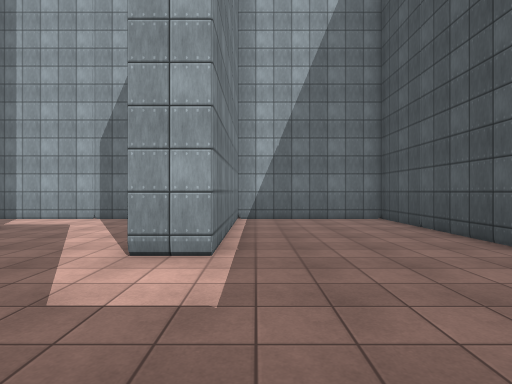
view 1 (above)

17 first-person views from a walk through a 3-D level made in the Unity game engine. The camera is 1.5 m above the floor, looks level and sees 80° across. The floor is counted in squares, 2 m on a side. Each view is taken from the middle of a square. On the plan, view 1 faces up. The plan holds only what a view shows up to about 10 squares ahead; the rest is blank. The place goes on beyond the plan. The player is left out. Surface patterns are stand-ins for the level's own textures.

view 2
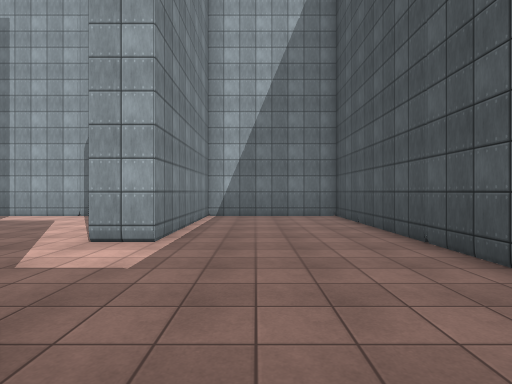

view 3
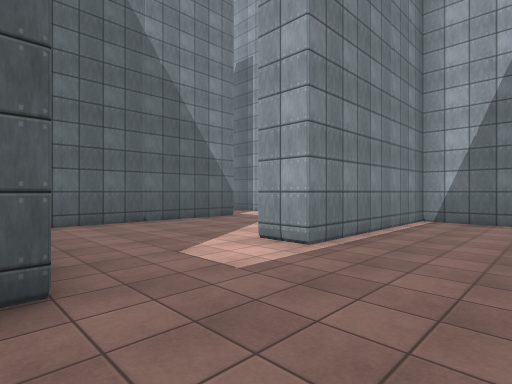

view 4
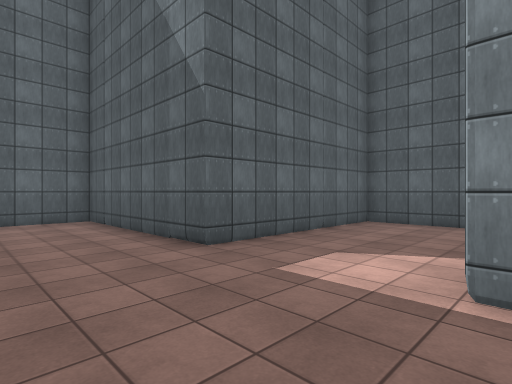

view 5
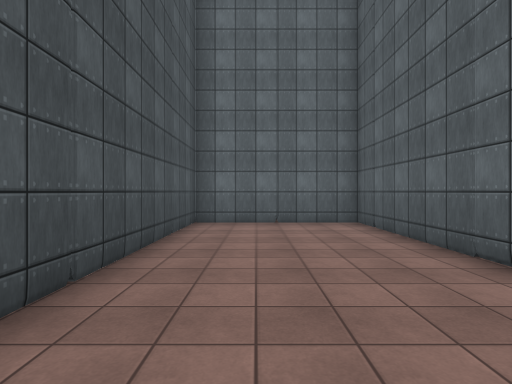

view 6
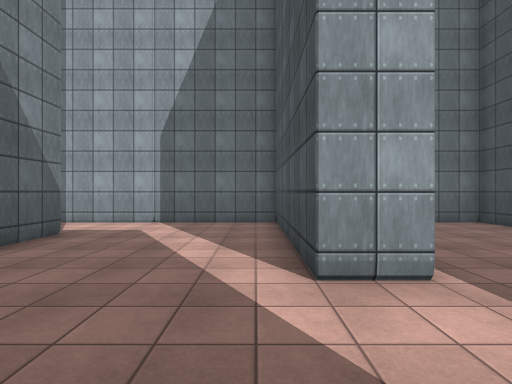

view 7
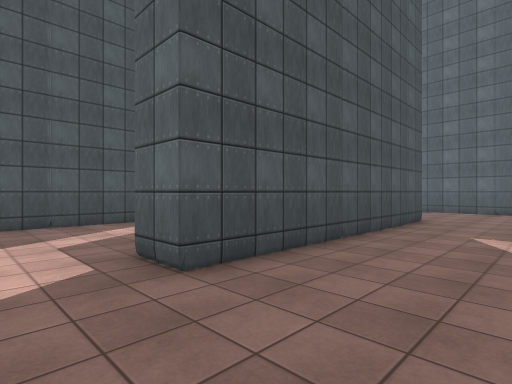

view 8
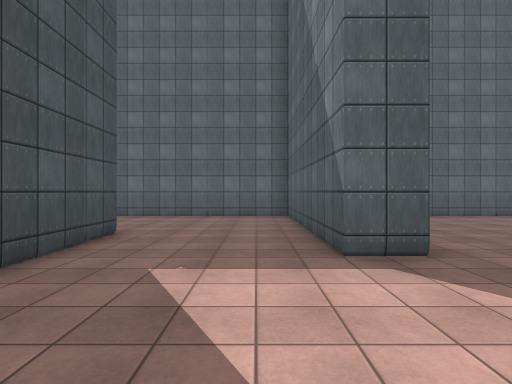

view 9
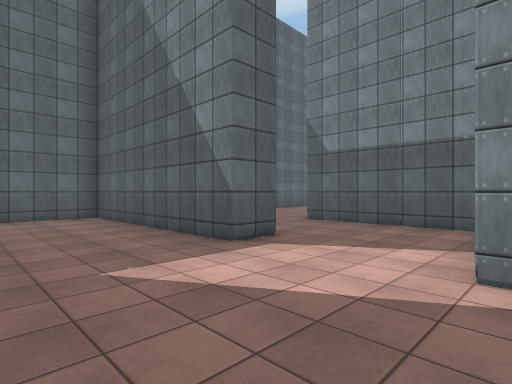

view 10
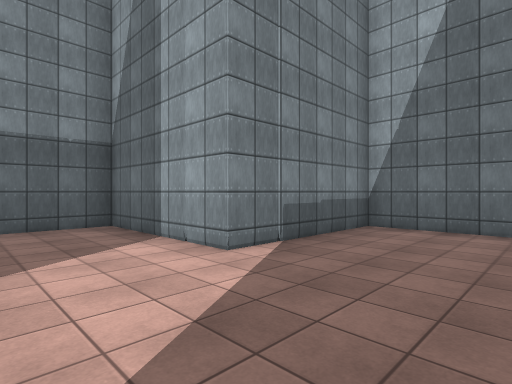

view 11
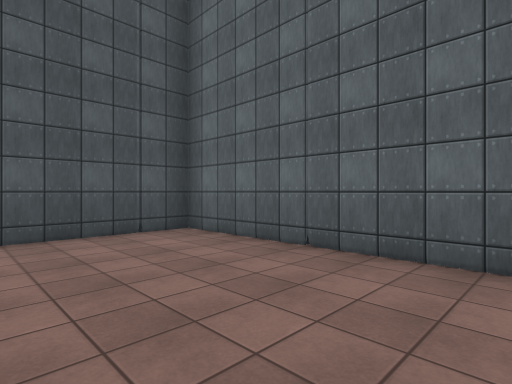

view 12
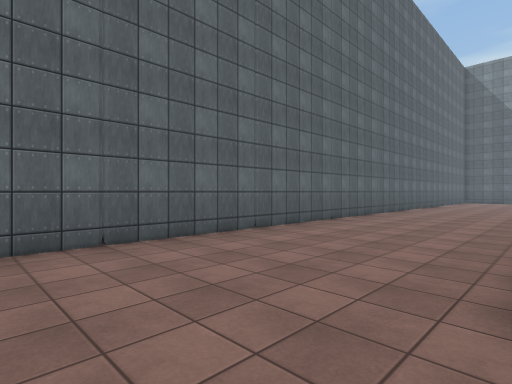

view 13
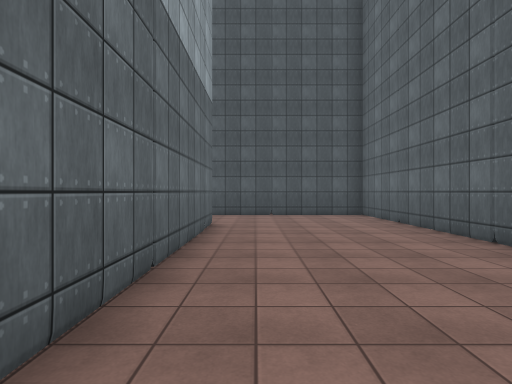

view 14
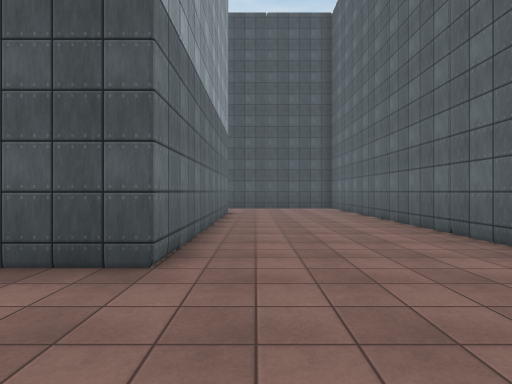

view 15
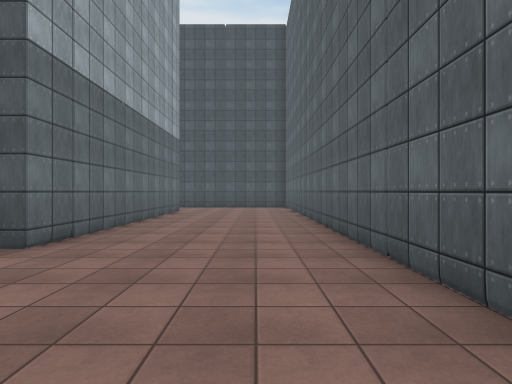

view 16
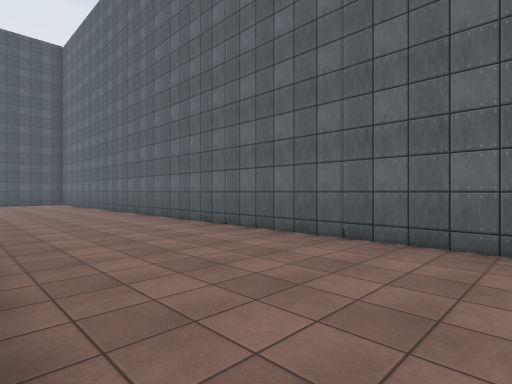

view 17
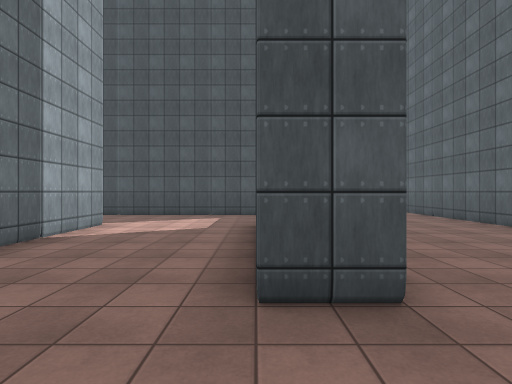

### Floor plan
Points are (right, up) in squares from view 1. A wall is a line through its corners. A room is listed if a view was taken in it or the views show most of it. See-through windows are left out.
Room 1 (views 1, 2, 3, 4, 5, 6)
walls: (-5.5, 6.5) (-5.5, 0.5) (-0.5, 0.5) (-0.5, -4.5) (3.5, -4.5) (3.5, 8.5) (-0.5, 8.5) (-0.5, 3.5) (-1.5, 3.5) (-1.5, 8.5) (-5.5, 8.5)
ways out: opening at (-6, 7.5) to room 2
Room 2 (views 7, 8, 9, 10, 11, 12)
walls: (-6.5, -0.5) (-6.5, 6.5) (-5.5, 6.5); (-11, 1.5) (-10, 1.5) (-10, -4.5) (-1.5, -4.5) (-1.5, -1.4); (-11, -0.5) (-11, 0.5); (-5.5, 8.5) (-10, 8.5) (-10, 4.5) (-14, 4.5) (-14, 0)
ways out: opening at (-6, 7.5) to room 1; opening at (-12.5, 0.5) to room 3
Room 3 (views 13, 14, 15)
walls: (-30.6, -4.5) (-11, -4.5) (-11, -0.5); (-14, 0) (-22, 0)
ways out: opening at (-12.5, 0.5) to room 2; opening at (-31.5, 0.5) to room 4; opening at (-23.5, 0.5) to room 4
Room 4 (views 16, 17)
walls: (-30, 0) (-30, 1); (-25, 4.5) (-27.9, 4.5); (-22, 0) (-22, 6)
ways out: opening at (-31.5, 0.5) to room 3; opening at (-23.5, 0.5) to room 3

Where each view was taken, in squares from view 1:
view 1: 0 up, 0 right, facing up
view 2: 1 down, 1 right, facing up
view 3: 0 up, 2 right, facing up-left
view 4: 4 up, 2 right, facing down-left
view 5: 3 up, 2 right, facing down
view 6: 1 up, 2 left, facing up
view 7: 8 up, 9 left, facing down-right
view 8: 5 up, 9 left, facing down
view 9: 5 up, 7 left, facing down-left
view 10: 2 up, 7 left, facing up-left
view 11: 1 down, 7 left, facing down-right
view 12: 0 up, 12 left, facing down-left
view 13: 1 down, 21 left, facing right
view 14: 1 down, 25 left, facing right
view 15: 3 down, 26 left, facing right
view 16: 0 up, 31 left, facing down-right
view 17: 1 up, 32 left, facing right
